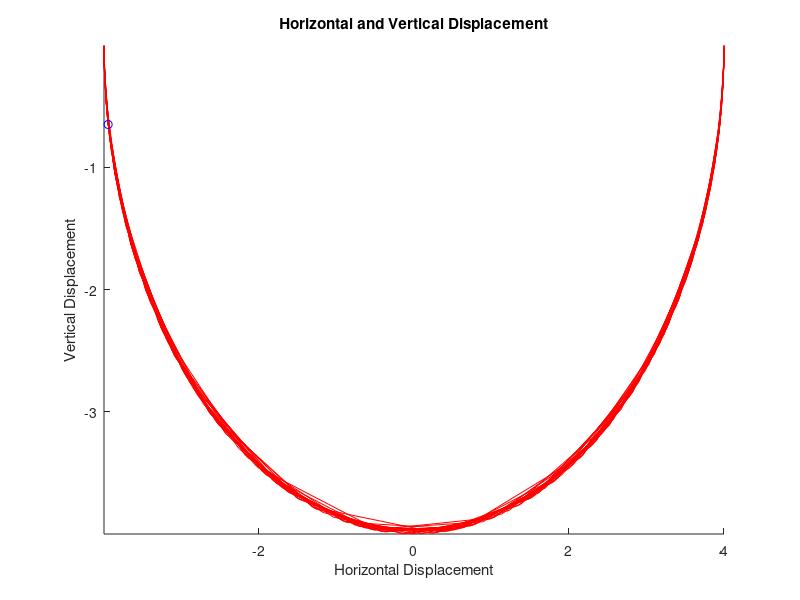

Source code (MATLAB):
% Plot the x and y positions of the pendulum
function res = pendulumSim()
    % Start conditions
    g = 9.8;           % m/s^2, acceleration due to gravity
    length = 4;        % m, rest length of the pendulum
    startAngle = pi/2; % Initial starting angle
    startOmega = 0;    % Start with no speed

    % Call ode45
    [t, result] = ode45(@movePendulum, [0, 50], [startAngle, startOmega]);
    result1 = result(:,1);

    % Convert from circular to cartesian
    x = length*sin(result1);
    y = -length*cos(result1);
    
    % Plot the points
    hold on
    xlabel('Horizontal Displacement');
    ylabel('Vertical Displacement');
    title('Horizontal and Vertical Displacement')
    comet(x,y)
    
    % Update equations of motion
     function res = movePendulum(~, CurrentValues)
         
         % Unpack the vector
         % Theta, indicating distance traveled from start (analogous to
         % displacement)
         theta = CurrentValues(1);
         
         % Omega, derivaptive of theta (analogous to velocity)
         omega = CurrentValues(2);

         % Pendulum motion equation (analogous to translational
         % acceleration)
         angularAcceleration = -g/length * sin(theta);
         
         % Return the results, keep in mind ode45 will intergrate
         res = [omega; angularAcceleration];
    end 
end